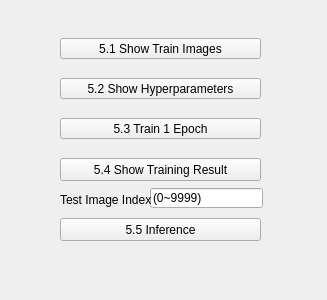
<?xml version="1.0" encoding="UTF-8"?>
<ui version="4.0">
 <class>Form</class>
 <widget class="QWidget" name="Form">
  <property name="geometry">
   <rect>
    <x>0</x>
    <y>0</y>
    <width>327</width>
    <height>300</height>
   </rect>
  </property>
  <property name="windowTitle">
   <string>Form</string>
  </property>
  <widget class="QPushButton" name="hw5_1">
   <property name="geometry">
    <rect>
     <x>60</x>
     <y>38</y>
     <width>201</width>
     <height>21</height>
    </rect>
   </property>
   <property name="text">
    <string>5.1 Show Train Images</string>
   </property>
  </widget>
  <widget class="QPushButton" name="hw5_2">
   <property name="geometry">
    <rect>
     <x>60</x>
     <y>78</y>
     <width>201</width>
     <height>21</height>
    </rect>
   </property>
   <property name="text">
    <string>5.2 Show Hyperparameters</string>
   </property>
  </widget>
  <widget class="QPushButton" name="hw5_3">
   <property name="geometry">
    <rect>
     <x>60</x>
     <y>118</y>
     <width>201</width>
     <height>21</height>
    </rect>
   </property>
   <property name="text">
    <string>5.3 Train 1 Epoch</string>
   </property>
  </widget>
  <widget class="QPushButton" name="hw5_4">
   <property name="geometry">
    <rect>
     <x>60</x>
     <y>158</y>
     <width>201</width>
     <height>23</height>
    </rect>
   </property>
   <property name="text">
    <string>5.4 Show Training Result</string>
   </property>
  </widget>
  <widget class="QPushButton" name="hw5_5">
   <property name="geometry">
    <rect>
     <x>60</x>
     <y>218</y>
     <width>201</width>
     <height>23</height>
    </rect>
   </property>
   <property name="text">
    <string>5.5 Inference</string>
   </property>
  </widget>
  <widget class="QLineEdit" name="lineEdit">
   <property name="geometry">
    <rect>
     <x>150</x>
     <y>188</y>
     <width>113</width>
     <height>20</height>
    </rect>
   </property>
   <property name="text">
    <string>(0~9999)</string>
   </property>
  </widget>
  <widget class="QLabel" name="label">
   <property name="geometry">
    <rect>
     <x>60</x>
     <y>190</y>
     <width>91</width>
     <height>20</height>
    </rect>
   </property>
   <property name="text">
    <string>Test Image Index:</string>
   </property>
  </widget>
 </widget>
 <resources/>
 <connections/>
</ui>
